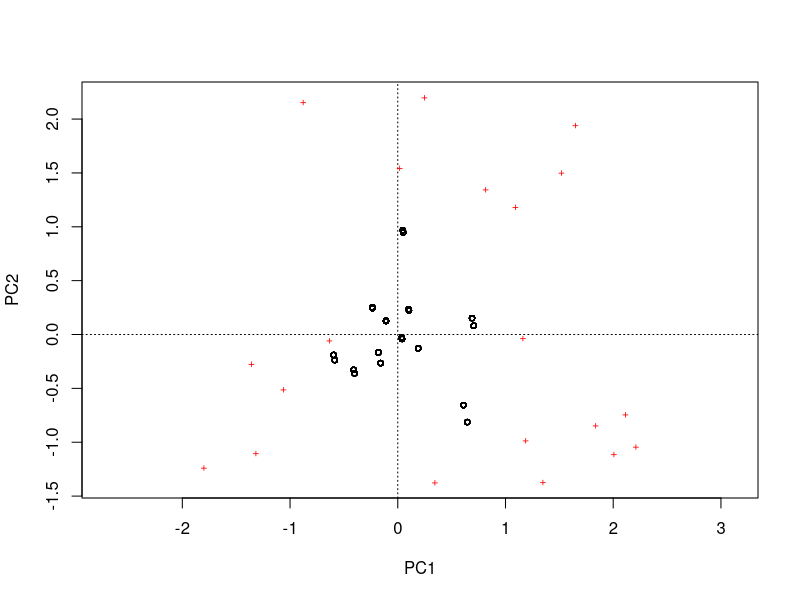
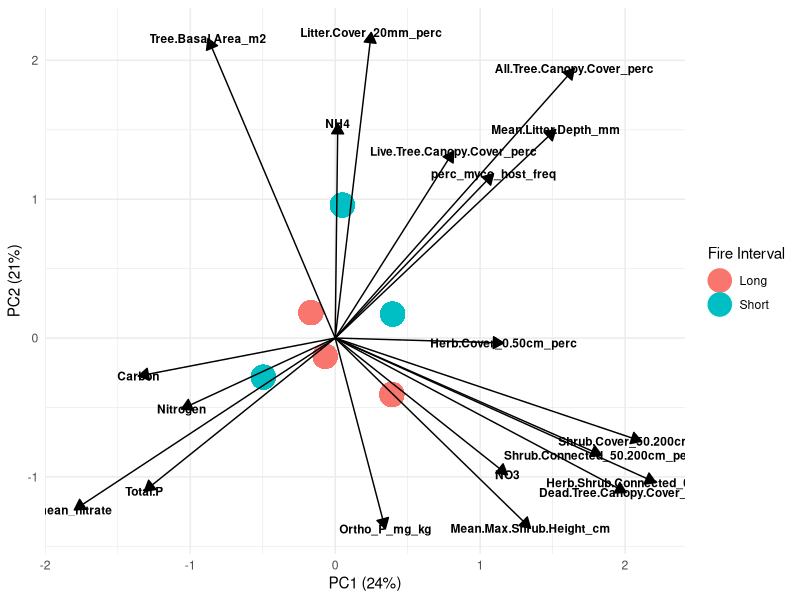
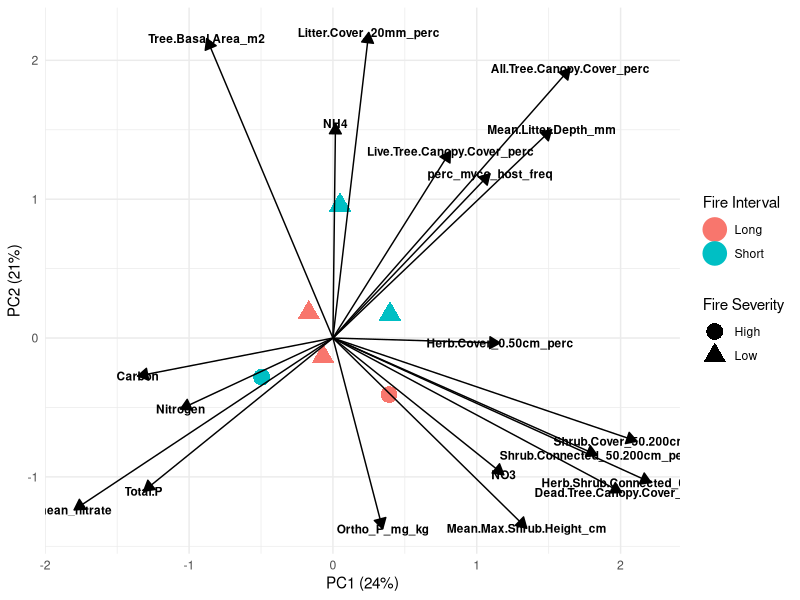

The R script that drew these images, in order:
library(vegan)
library(dplyr)
library(readxl)
library(tidyverse)
library(ggrepel)
library(ggplot2)
# Load your data
all <- read_excel("raw/alldata.xlsx")
all_clean <-all%>%
  select(Site, Transect,Fire.Interval,Fire.Severity, Tree.Basal.Area_m2:Dead.Tree.Canopy.Cover_perc,NH4:Nitrogen,Ortho_P_mg_kg, perc_myco_host_freq, mean_ammonia, mean_nitrate)%>% 
  filter(complete.cases(.))

all_numeric <- all_clean %>% 
  select(where(is.numeric)) 

explanatory.pca <- rda(all_numeric, scale = TRUE)
# Plot the PCA
plot(explanatory.pca)
summary(explanatory.pca, display = NULL)
scrs <- scores(explanatory.pca, tidy=TRUE)
scrs_spp <- scrs %>% filter(score=='species')
scrs_site <- scrs %>% filter(score=='sites')
# eigenvalues are stored in the `CA` element of the result (a list)
scrs.eig <- explanatory.pca[['CA']]$eig
# convert these to relative percent
scrs.pct <- 100 * scrs.eig/sum(scrs.eig)


# Calculate the centroids by taking the average PCA scores for each site
centroids <- scrs %>% 
  filter(score == 'sites') %>%  # Make sure we're looking at site scores
  mutate(Site = all_clean$Site) %>%  # Add the Site names from original data
  group_by(Site) %>%  # Group by Site
  summarize(PC1 = mean(PC1), PC2 = mean(PC2), .groups = "drop")  # Calculate the mean PC1 and PC2 for each site

# Now join with the original data to add Fire.Interval and other variables
combined_data <- left_join(centroids, all_clean, by = "Site")

# Create the plot using the centroids

p<-combined_data%>%
  ggplot( aes(x=PC1, y=PC2, label=Site )) + 
  geom_point(aes( colour= Fire.Interval), size=3, stroke = 4)+
  geom_segment(data=scrs_spp%>% filter(abs(PC1) > 1 | abs(PC2) > 1),
               inherit.aes = FALSE,
               aes(x=0,y=0, xend=PC1, yend=PC2, group=label),
               arrow = arrow(type = "closed",length=unit(3,'mm')),
               color= 'black') +
  geom_text(data=scrs_spp%>% filter(abs(PC1) > 1 | abs(PC2) > 1),#use this filter to select most important factos
            inherit.aes = FALSE,
            aes(x=PC1, y=PC2, label=label),
            colour='black',size=3, fontface="bold")+ 
  xlab(paste('PC1 (', round(scrs.pct[1], 0), '%)', sep='')) + 
  ylab(paste('PC2 (', round(scrs.pct[2], 0), '%)', sep='')) + 
  theme_minimal() + labs(color = "Fire Interval")

# Display the plot
print(p)

a<-combined_data%>%
  ggplot( aes(x=PC1, y=PC2, label=Site )) + 
  geom_point(aes( colour= Fire.Interval,shape= Fire.Severity), size=3, stroke = 4)+
  geom_segment(data=scrs_spp%>% filter(abs(PC1) > 1 | abs(PC2) > 1),
               inherit.aes = FALSE,
               aes(x=0,y=0, xend=PC1, yend=PC2, group=label),
               arrow = arrow(type = "closed",length=unit(3,'mm')),
               color= 'black') +
  geom_text(data=scrs_spp%>% filter(abs(PC1) > 1 | abs(PC2) > 1),#use this filter to select most important factos
            inherit.aes = FALSE,
            aes(x=PC1, y=PC2, label=label),
            colour='black',size=3, fontface="bold")+ 
  xlab(paste('PC1 (', round(scrs.pct[1], 0), '%)', sep='')) + 
  ylab(paste('PC2 (', round(scrs.pct[2], 0), '%)', sep='')) + 
  theme_minimal() + labs(color = "Fire Interval", shape = "Fire Severity")
a



            
